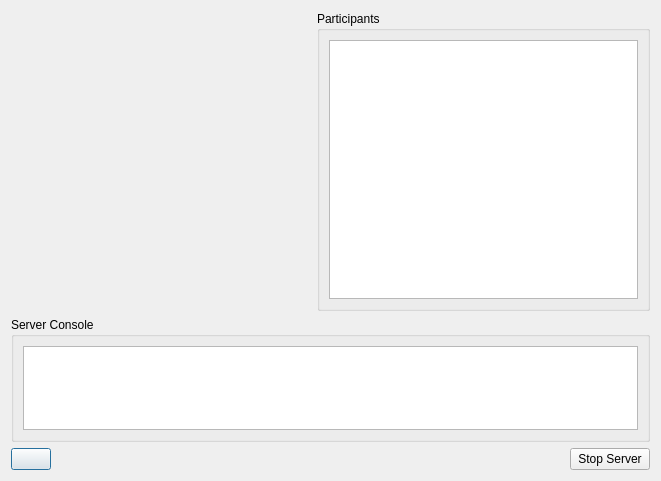
<?xml version="1.0" encoding="UTF-8"?>
<ui version="4.0">
 <class>ServerLobbyDialog</class>
 <widget class="QDialog" name="ServerLobbyDialog">
  <property name="geometry">
   <rect>
    <x>0</x>
    <y>0</y>
    <width>661</width>
    <height>481</height>
   </rect>
  </property>
  <property name="windowTitle">
   <string>Dialog</string>
  </property>
  <layout class="QVBoxLayout" name="verticalLayout_2">
   <item>
    <layout class="QHBoxLayout" name="horizontalLayout_2">
     <item>
      <widget class="BotRace::Core::GameSettingsWidget" name="settings" native="true">
       <property name="minimumSize">
        <size>
         <width>300</width>
         <height>300</height>
        </size>
       </property>
      </widget>
     </item>
     <item>
      <widget class="QGroupBox" name="groupBox">
       <property name="title">
        <string>Participants</string>
       </property>
       <layout class="QVBoxLayout" name="verticalLayout_3">
        <item>
         <widget class="QListWidget" name="participantListWidget"/>
        </item>
       </layout>
      </widget>
     </item>
    </layout>
   </item>
   <item>
    <widget class="QGroupBox" name="groupBox_2">
     <property name="title">
      <string>Server Console</string>
     </property>
     <layout class="QVBoxLayout" name="verticalLayout">
      <item>
       <widget class="QTextEdit" name="chatLogEdit"/>
      </item>
     </layout>
    </widget>
   </item>
   <item>
    <layout class="QHBoxLayout" name="horizontalLayout">
     <item>
      <widget class="QPushButton" name="startStopGameButton">
       <property name="text">
        <string/>
       </property>
      </widget>
     </item>
     <item>
      <spacer name="horizontalSpacer">
       <property name="orientation">
        <enum>Qt::Horizontal</enum>
       </property>
       <property name="sizeHint" stdset="0">
        <size>
         <width>40</width>
         <height>20</height>
        </size>
       </property>
      </spacer>
     </item>
     <item>
      <widget class="QPushButton" name="stopServerButton">
       <property name="text">
        <string>Stop Server</string>
       </property>
      </widget>
     </item>
    </layout>
   </item>
  </layout>
 </widget>
 <customwidgets>
  <customwidget>
   <class>BotRace::Core::GameSettingsWidget</class>
   <extends>QWidget</extends>
   <header>ui/gamesettingswidget.h</header>
   <container>1</container>
  </customwidget>
 </customwidgets>
 <resources/>
 <connections>
  <connection>
   <sender>settings</sender>
   <signal>valueChanged()</signal>
   <receiver>ServerLobbyDialog</receiver>
   <slot>changeSettings()</slot>
   <hints>
    <hint type="sourcelabel">
     <x>69</x>
     <y>58</y>
    </hint>
    <hint type="destinationlabel">
     <x>0</x>
     <y>66</y>
    </hint>
   </hints>
  </connection>
 </connections>
 <slots>
  <signal>startStopgame()</signal>
  <slot>stopServer()</slot>
  <slot>changeSettings()</slot>
 </slots>
</ui>
